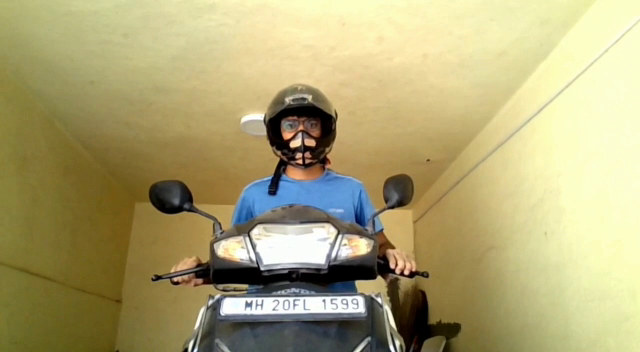
#> input picture frame 15 of Python Project/Resources/Inshot2.mp4, 640 x 352 px, given in place of Traffic 2.mp4, which was not available
$ python 'Number Plate detector.py'
#> lines starting #> are read from the running program, lines starting #| are printed output that depends on the picture; after the words box and inside, x2 and y2 are one past the last pixel; in counts of white or black regions, pixels touching at a corner belong together; pictures that were not available may be replaced by others from this repository, and a replacement may not be noted
import cv2

# Paths

TrafficPath = 'Resources/Traffic 2.mp4'
NumberPlatePath = 'Resources/haarcascade_russian_plate_number.xml'
HelmetPath = 'Resources/helmetdetection.xml'

# Initialize values here

NumberPlateCascade = cv2.CascadeClassifier(NumberPlatePath)
Traffic1 = cv2.VideoCapture(TrafficPath)
HelmetCascade = cv2.CascadeClassifier(HelmetPath)

# Loops Inside the Input video

while True:
    success, img = Traffic1.read()
#> img is the input picture: shape (352, 640, 3); mean B, G, R 117.4, 164.9, 174.1
    img = cv2.resize(img, (500, 500))
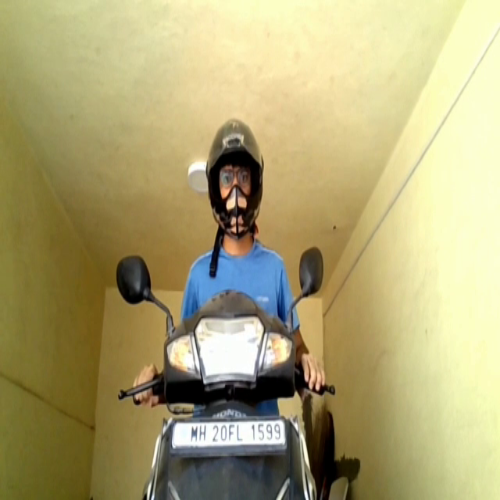
#> img: shape (500, 500, 3); mean B, G, R 117.3, 164.8, 174
    imgGray = cv2.cvtColor(img, cv2.COLOR_BGR2GRAY)
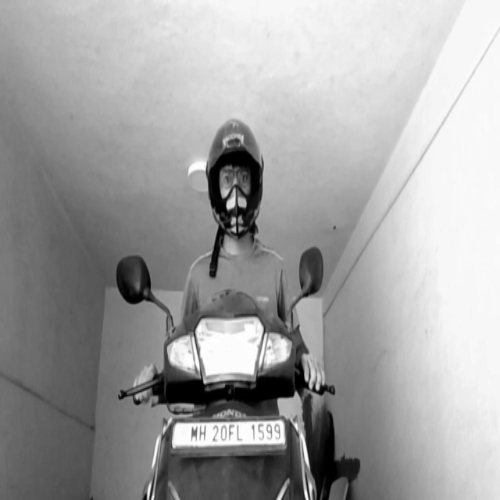
#> imgGray: shape (500, 500); min 0, max 255, mean 162.1
    plates = NumberPlateCascade.detectMultiScale(imgGray, 1.05, 1)        # Trial and Error for scale and min neighbours
#> plates = [[162, 410, 136, 45], [82, 386, 235, 78]]
    helmets = HelmetCascade.detectMultiScale(imgGray, 1.1, 1)
#> helmets = [[198, 107, 73, 160], [191, 111, 103, 223]]
    for (x, y, w, h) in plates:
        cv2.rectangle(img, (x, y), (x + w, y + h), (255, 0, 0), 2)
#> this loop made 2 passes
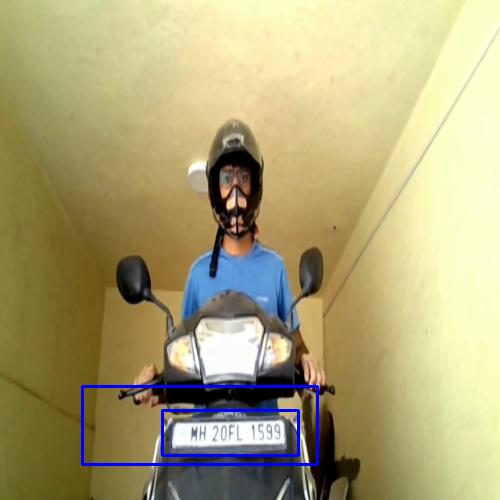
#> img: shape (500, 500, 3); 1.18% of pixels changed, all inside (x1, y1, x2, y2) = (81, 385, 319, 466)
    for (x, y, w, h) in helmets:
        cv2.rectangle(img, (x, y), (x + w, y + h), (255, 0, 255), 2)
#> this loop made 2 passes
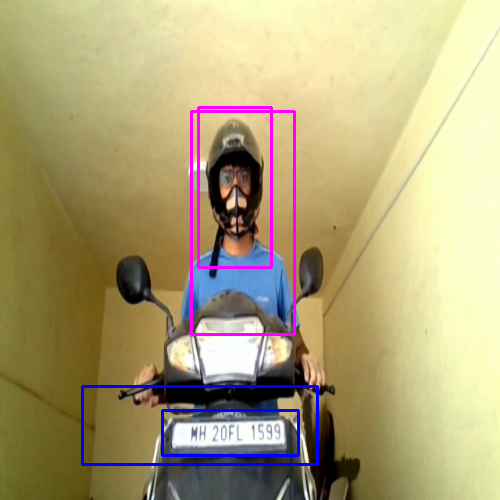
#> img: shape (500, 500, 3); 1.33% of pixels changed, all inside (x1, y1, x2, y2) = (190, 106, 296, 336)
    cv2.imshow("Video", img)
    if cv2.waitKey(1) & 0XFF == ord('q'):
#> (key q is pressed here)
        break

$ run again, starting later in the video
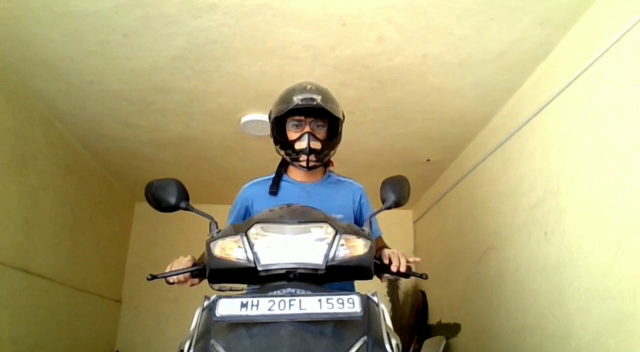
#> input picture frame 69 of Python Project/Resources/Inshot2.mp4, 640 x 352 px, given in place of Traffic 2.mp4, which was not available
#> img is the input picture: shape (352, 640, 3); mean B, G, R 119.7, 164.7, 173.6
#> plates = [[158, 410, 137, 46]]
#> helmets = [[200, 102, 75, 164], [196, 115, 96, 209]]
#> the loop `for (x, y, w, h) in plates:` made 1 pass
#> after the loop `for (x, y, w, h) in plates:`:
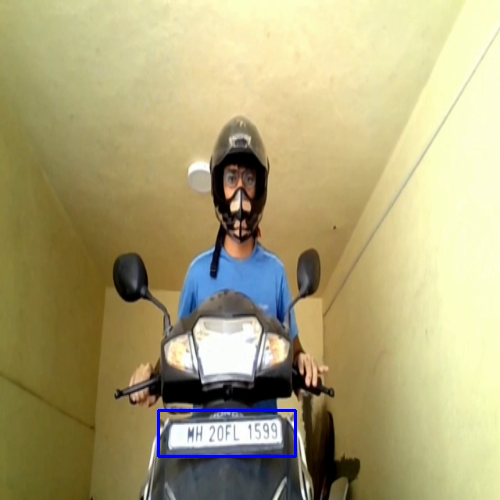
#> img: shape (500, 500, 3); mean B, G, R 120.4, 164.2, 173.1
#> the loop `for (x, y, w, h) in helmets:` made 2 passes
#> after the loop `for (x, y, w, h) in helmets:`:
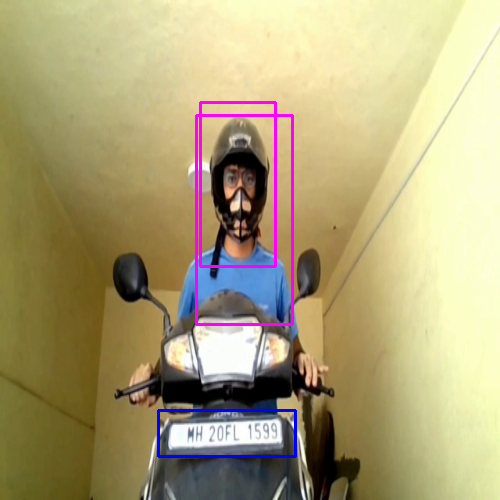
#> img: shape (500, 500, 3); 1.3% of pixels changed, all inside (x1, y1, x2, y2) = (195, 101, 294, 326)

$ run again, starting later in the video
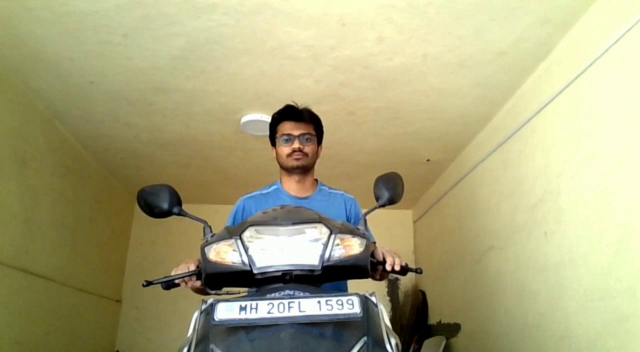
#> input picture frame 123 of Python Project/Resources/Inshot2.mp4, 640 x 352 px, given in place of Traffic 2.mp4, which was not available
#> img is the input picture: shape (352, 640, 3); mean B, G, R 125.6, 167.1, 171.1
#> plates = [[156, 414, 135, 45]]
#> helmets = [[202, 135, 58, 126]]
#> the loop `for (x, y, w, h) in plates:` made 1 pass
#> after the loop `for (x, y, w, h) in plates:`:
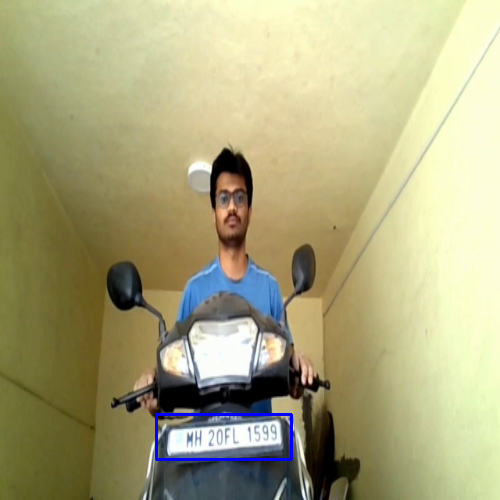
#> img: shape (500, 500, 3); mean B, G, R 126.2, 166.6, 170.7
#> the loop `for (x, y, w, h) in helmets:` made 1 pass
#> after the loop `for (x, y, w, h) in helmets:`:
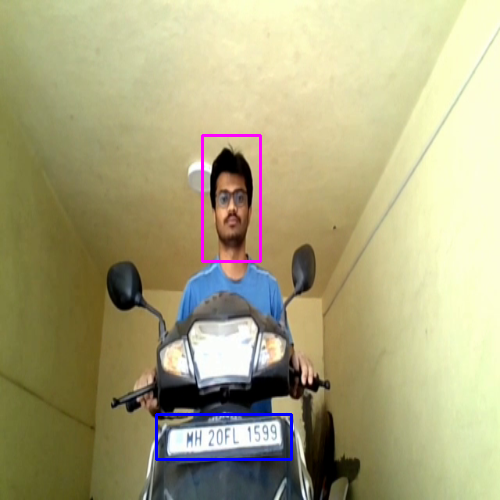
#> img: shape (500, 500, 3); 0.44% of pixels changed, all inside (x1, y1, x2, y2) = (201, 134, 262, 263)
